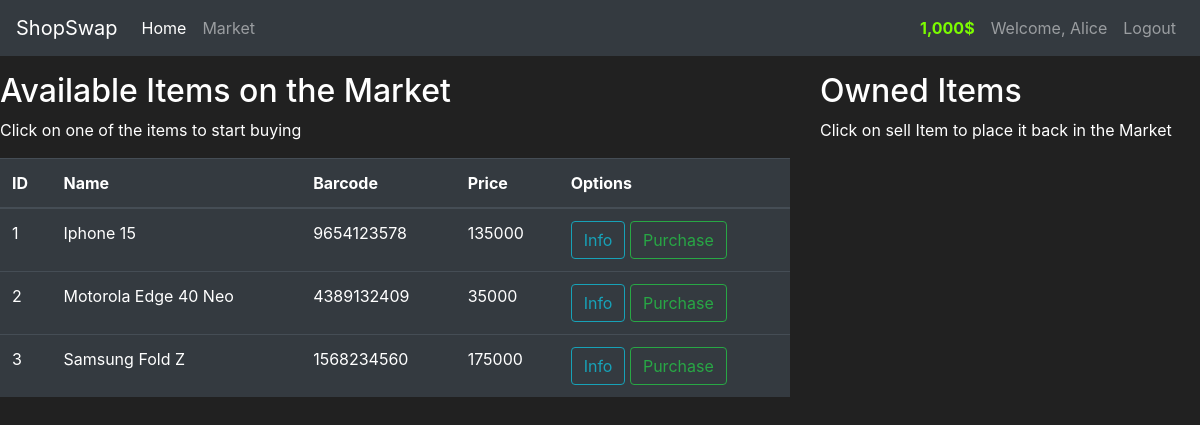
/market (signed in), run on an earlier commit of the app's database.
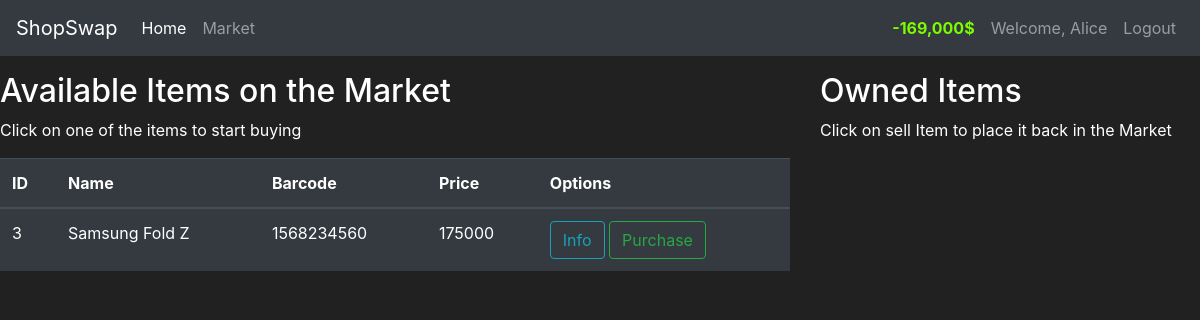
And on a later commit of the database.
### shop/models.py (models this page shows, shortened)
class User(db.Model,UserMixin):
    id = db.Column(db.Integer(),primary_key=True)
    username = db.Column(db.String(length=30),nullable=False,unique=True)
    email_address = db.Column(db.String(length=50),nullable=False,unique=True)
    password_hash=db.Column(db.String(length=60),nullable=False)
    budget = db.Column(db.Integer(),nullable=False,default=1000)
    items = db.relationship('Item',backref='owned_user',lazy=True)
    @property
    def prettier_budget(self):
        if(len(str(self.budget)))>=4:
            return f"{str(self.budget)[:-3]},{str(self.budget)[-3:]}$"
        else:
            return f"{self.budget}$"
    @property
    def password(self):
        return self.password

class Item(db.Model):
    id = db.Column(db.Integer(),primary_key=True)
    name = db.Column(db.String(length=30),nullable=False,unique=True)
    price = db.Column(db.Integer(),nullable=False)
    barcode = db.Column(db.String(length=12),nullable=False,unique=True)
    description = db.Column(db.String(length=1024),nullable=False,unique=True)
    owner = db.Column(db.Integer(),db.ForeignKey('user.id'))

### shop/route.py (the view, shortened to what this page needs)
@app.route('/market',methods=['GET','POST'])
@login_required
def market_page():
    purchase_form = PurchaseItemForm()
    if request.method =='GET':
        items=Item.query.filter_by(owner=None)
        return render_template('market.html',items=items, purchase_form=purchase_form)

### shop/models.py (called while the page is built)
@login_manager.user_loader
def load_user(user_id):
    return User.query.get(int(user_id))

### shop/templates/market.html (shortened to what this page needs)
{% extends 'layout.html' %}
{% block content %}
<div class="row mt-3 ms-3">
    <div class="col-8">
        <h2>Available Items on the Market</h2>
        <p>Click on one of the items to start buying</p>
        <table class="table table-hover table-dark">
            <thead>
                <tr>
                    <th scope="col">ID</th>
                    <th scope="col">Name</th>
                    <th scope="col">Barcode</th>
                    <th scope="col">Price</th>
                    <th scope="col">Options</th>
                </tr>
            </thead>
            <tbody>
                {% for item in items %}
                <tr>
                    <td>{{item.id}}</td>
                    <td>{{item.name}}</td>
                    <td>{{item.barcode}}</td>
                    <td>{{item.price}}</td>
                    <td>
                        <button class="btn btn-outline-info" data-toggle="modal" data-target="#Modal-MoreInfo-{{item.id}}" >Info</button>
                        <button class="btn btn-outline-success"
                        data-toggle="modal" data-target="#Modal-PurchaseConfirm-{{item.id}}">Purchase</button>
                    </td>
                </tr>
                {% endfor %}
            </tbody>
        </table>
    </div>
    <div class="col-4">
        <h2>Owned Items</h2>
        <p>Click on sell Item to place it back in the Market</p>
    </div>
</div>
{% endblock %}

### shop/templates/layout.html (shortened to what this page needs)
<!doctype html>
<html lang="en">
<head>
    <link rel="stylesheet" href="https://cdn.jsdelivr.net/npm/bootstrap@4.5.3/dist/css/bootstrap.min.css"
>
</head>
<body>
    <nav class="navbar navbar-expand-md navbar-dark bg-dark">
        <a class="navbar-brand" href="#">ShopSwap</a>
        <div class="collapse navbar-collapse" id="navbarNav">
            <ul class="navbar-nav mr-auto">
                <li class="nav-item active">
                    <a class="nav-link" href="{{url_for('home_page')}}">Home <span class="sr-only">(current)</span></a>
                </li>
                <li class="nav-item">
                    <a class="nav-link" href="{{url_for('market_page')}}">Market</a>
                </li>
            </ul>
            {% if current_user.is_authenticated %}
            <ul class="navbar-nav">
                <li class="nav-item">
                    <a class="nav-link" style="color:lawngreen; font-weight: bold;">
                        {{current_user.prettier_budget}}
                    </a>
                </li>
                <li class="nav-item">
                    <a class="nav-link">Welcome, {{current_user.username}}</a>
                </li>
                <li class="nav-item">
                    <a class="nav-link" href="{{url_for('logout_page')}}">Logout</a>
                </li>
            </ul>
            {% endif %}
        </div>
    </nav>
    {% block content %}
    {% endblock %}
</body>
</html>

### shop/templates/layout.html (style rules this page uses)
body { background-color: #212121; color: white }

What changed in the data, as far as the page shows it:
no longer on this page (row edited): Item: id "1", name "Iphone 15", barcode "9654123578", price "135000"
no longer on this page (row edited): Item: id "2", name "Motorola Edge 40 Neo", barcode "4389132409", price "35000"
changed User "Alice": prettier_budget "1,000$" → "-169,000$"
